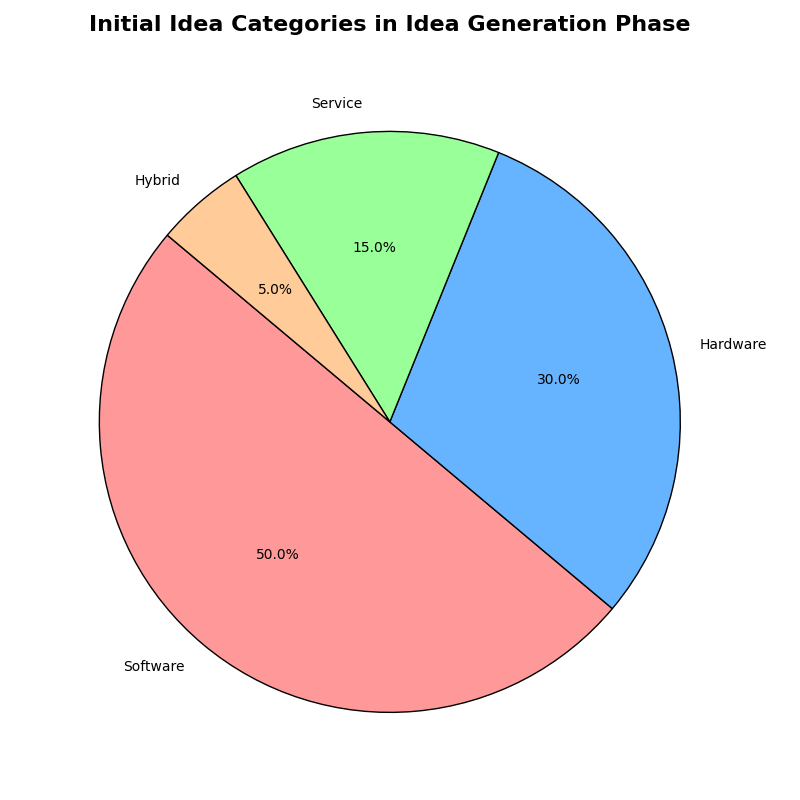

Here is the Python script that generated this plot:
import matplotlib.pyplot as plt
import matplotlib.patches as patches
import numpy as np

# Title and backstory
# This funnel chart shows the journey of tech startup innovations through their phases
# from initial idea generation to successful market entry. 

# Define the stages and the number of projects at each stage
stages = [
    "Idea Generation", 
    "Prototype Development", 
    "Alpha Testing", 
    "Beta Testing", 
    "Market Introduction", 
    "Market Success"
]
projects = np.array([500, 300, 200, 100, 50, 30])

# Define the colors for each stage
colors = ['#ff9999', '#66b3ff', '#99ff99', '#ffcc99', '#c2c2f0', '#ffb3e4']

# Calculate the width proportions for the trapezoids
widths = projects / projects[0]

# Create the figure and axis
fig, ax = plt.subplots(figsize=(10, 8))

# Draw each stage as a funnel segment using trapezoids
for i in range(len(stages)):
    # Calculate the top and bottom widths for the trapezoid
    top_width = widths[i] if i == 0 else widths[i-1]
    bottom_width = widths[i]

    # Create the trapezoid
    trapezoid = patches.Polygon(
        [
            [(1 - top_width) / 2, i], [(1 + top_width) / 2, i], 
            [(1 + bottom_width) / 2, i + 1], [(1 - bottom_width) / 2, i + 1]
        ], closed=True, color=colors[i], edgecolor='black'
    )

    ax.add_patch(trapezoid)

    # Annotate each trapezoid with the stage name and project count
    ax.text(0.5, i + 0.5, f"{stages[i]}\n{projects[i]} Projects", 
            ha='center', va='center', fontsize=12, color='black', weight='bold')

# Customize the plot
ax.set_xlim(0, 1)
ax.set_ylim(0, len(stages))
ax.axis('off')  # Remove axes for a cleaner look

# Title and layout adjustments
ax.set_title(
    'Tech Startup Innovation Funnel:\nFrom Idea to Market Success',
    fontsize=16, weight='bold', ha='center', va='bottom', pad=30
)

plt.tight_layout()

# Second plot: Pie chart outlining the category distribution of ideas

# Sample data for categories of initial ideas
categories = ['Software', 'Hardware', 'Service', 'Hybrid']
category_counts = [250, 150, 75, 25]

# Colors for the pie chart
pie_colors = ['#ff9999','#66b3ff','#99ff99','#ffcc99']

# Create a new figure for the pie chart
fig2, ax2 = plt.subplots(figsize=(8, 8))

# Create pie chart
ax2.pie(category_counts, labels=categories, colors=pie_colors, autopct='%1.1f%%',
        startangle=140, wedgeprops={'edgecolor': 'black'})

# Title for the pie chart
ax2.set_title('Initial Idea Categories in Idea Generation Phase',
              fontsize=16, weight='bold', pad=20)

plt.tight_layout()

# Display both plots
plt.show()
